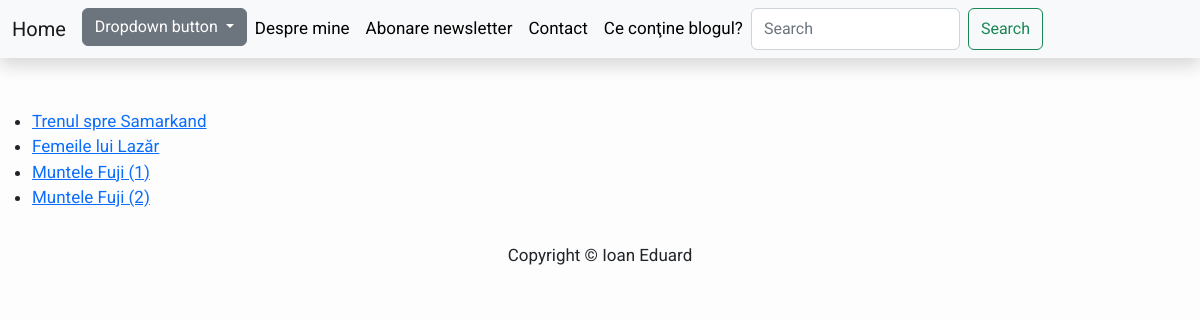
The app's page /blog/cuprins/, older data.
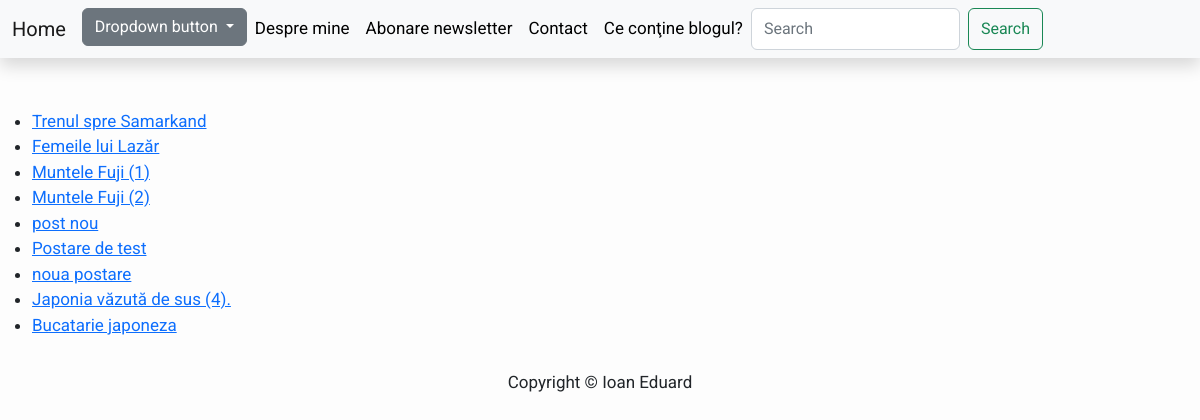
The same page, newer data.
### Blog/models.py (models this page shows, shortened)
class Post(models.Model):
    title = models.CharField(max_length=200, unique=True)
    slug = models.SlugField(max_length=200, unique=True)
    author = models.ForeignKey(User, on_delete=models.CASCADE, related_name='blog_posts')
    updated_on = models.DateTimeField(auto_now=True)
    content = RichTextField(blank=True, null=True, config_name='awesome_ckeditor')
    category = models.CharField(max_length=200, default='calatorii')
    created_on = models.DateTimeField(auto_now_add=True)
    status = models.IntegerField(choices=STATUS, default=0)
    tags = models.CharField(max_length=200, null=True, default="")
    class Meta:
        ordering = ['-created_on']

### Blog/views.py (the view)
# urls.py: path('blog/cuprins/',FullPostList.as_view(), name='cuprins_blog'),
class FullPostList(ListView):
    model = Post
    form_class = PostForm
    queryset = Post.objects.filter(status=1).order_by('created_on')
    template_name = 'cuprins_blog.html'
    success_url = reverse_lazy("home")

### templates/cuprins_blog.html
{% extends "base.html" %}
{% load static %}
{% load customs %}
{% block content %}
<br>
<br>
<body>
<ul class="menu">
{% for post in post_list %}
<li><a href="{% url 'post_detail' post.slug %}"> {{ post.title }}</a></li>
{% endfor %}
</ul>
</body>
{% endblock %}

### templates/base.html (shortened to what this page needs)
{% load static %}
<!DOCTYPE html>
<html>
<head>
    <link href="https://cdn.jsdelivr.net/npm/bootstrap@5.2.2/dist/css/bootstrap.min.css" rel="stylesheet">
    <link rel="stylesheet" href="{%  static '/css/my_style.css' %}">
</head>
<body>
<nav class="navbar navbar-expand-lg navbar-light bg-light shadow" id="mainNav">
    <div class="container-fluid">
        <a class="navbar-brand" href="{% url 'home' %}">Home</a>
        <div class="collapse navbar-collapse" id="navbarResponsive">
            <ul class="navbar-nav ml-auto">
                <div class="dropdown">
                    <button class="btn btn-secondary dropdown-toggle" type="button" id="dropdownMenuButton1"
                            data-bs-toggle="dropdown" aria-expanded="false">
                        Dropdown button
                    </button>
                </div>
                <li class="nav-item text-black">
                    <a class="nav-link text-black font-weight-bold" href="{% url 'despre_mine' %}">Despre mine</a>
                </li>
             <li class="nav-item text-black">
                    <a class="nav-link text-black font-weight-bold" href="{% url 'newsletter:subscribe' %}">Abonare newsletter</a>
                </li>
                  <li class="nav-item text-black">
                    <a class="nav-link text-black font-weight-bold" href="{% url 'contact' %}">Contact</a>
                </li>
                 <li class="nav-item text-black">
                    <a class="nav-link text-black font-weight-bold" href="{% url 'cuprins_blog' %}">Ce conţine blogul?</a>
                </li>
                <form action ="{% url 'search_blog' %}" method= "GET" class="d-flex" role="search">
                    <input name= "query"  class="form-control me-2" type="text" placeholder="Search" aria-label="Search">
                    <button class="btn btn-outline-success" type="submit">Search</button>
                </form>
            </ul>
        </div>
    </div>
</nav>
{% block content %}{% endblock content %}
<footer class="py-3 bg-grey">
    <p class="m-0 text-dark text-center ">Copyright &copy; Ioan Eduard</p>
</footer>
</body>
</html>

### templates/base.html (style rules this page uses)
body { font-family: "Roboto", sans-serif; font-size: 17px; background-color: #fdfdfd; }
.shadow { box-shadow: 0 4px 2px -2px rgba(0, 0, 0, 0.1); }

Row changes from the older to the newer data that the page shows:
added Post: title "post nou"
added Post: title "Postare de test"
added Post: title "noua postare"
added Post: title "Japonia văzută de sus (4)."
added Post: title "Bucatarie japoneza"
